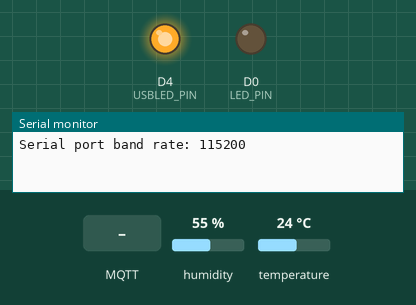
A sketch run on a simulated ESP8266 (NodeMCU). Shown: output pins drawn as LEDs (lit = HIGH), the last lines printed to the serial monitor. Inputs (shaded band) come from the test bench; at power-on: humidity 55 %, temperature 24 °C. No MQTT or app messages arrive unless stated.

Above: at 2.3 s.
2.4 s: MQTT message "ledon" arrives on the first subscribed topic
At 3.4 s:
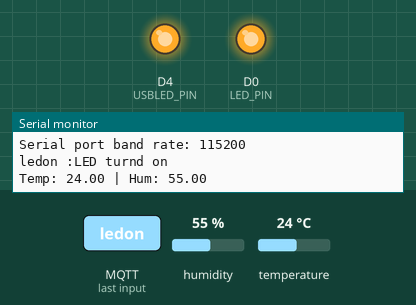
3.9 s: MQTT message "NTH413" arrives on the first subscribed topic
5.4 s: MQTT message "cseenth413" arrives on the first subscribed topic
Timing chart, 0 to 8.4 s (numbered marks = the images above; inputs shaded):
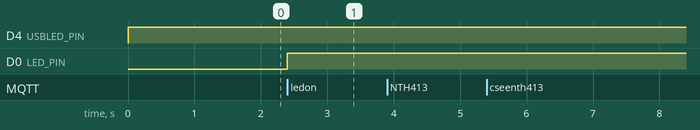

The sketch:

Lab7_rpi_flask_NOdeMCU_LED_DHT_MQTT.ino
```cpp
 /*Lab7_rpi_flask_NOdeMCU_LED_DHT_MQTT_v2.ino*/
#include "EspMQTTClient.h"
#include "DHTesp.h"


// Sensors and Actuators
#define LED_PIN D0
#define DHT_PIN D3
#define USBLED_PIN D4
#define CDS_PIN A0

#define DHTTYPE DHT22
#define LED_ON HIGH
#define LED_OFF LOW
#define RELAY_ON LOW // active low
#define RELAY_OFF HIGH
#define USBLED_ON RELAY_ON
#define USBLED_OFF RELAY_OFF
int led_state = LED_OFF, usbled_state = USBLED_OFF;


//iot/[id]/{led, dht22, cds}
const char* mqtt_topic = "iot/22100579";
DHTesp dht;
int lightValue = 0;
float temperature = 0, humidity = 0;
char pub_data[200];

//nonblocking procedure
unsigned long previousMillis_DHT = 0;
const long interval_DHT = 3000; //1sec


// const char *WifiSSID = "NTH413";
// const char *WifiPassword = "cseenth413";
// #define mqtt_broker "203.252.106.154"
#define MQTTUsername "iot"
#define MQTTPassword "csee1414"
#define mqtt_clienname "JJLee"

const char *WifiSSID = "leeejjju";
const char *WifiPassword = "18639158";
// #define mqtt_broker "192.168.137.140"
// #define mqtt_clienname "JJLee"

#define mqtt_broker "sweetdream.iptime.org"

EspMQTTClient mqtt_client(
  WifiSSID, //wifi information
  WifiPassword,
  mqtt_broker,  // MQTT Broker server ip
  MQTTUsername,   // Can be omitted if not needed
  MQTTPassword,   // Can be omitted if not needed
  mqtt_clienname,     // Client name that uniquely identify your device
  1883              // The MQTT port, default to 1883. this line can be omitted
);


void setup(){
  Serial.begin(115200);
  Serial.println("Serial port band rate: 115200");

  pinMode(LED_PIN, OUTPUT);  // LED 연결단자
  digitalWrite(LED_PIN, LED_OFF); //init LED
  led_state = LED_OFF;

  pinMode(USBLED_PIN, OUTPUT);
  pinMode(CDS_PIN, INPUT);
  dht.setup(DHT_PIN, DHTesp::DHT22);

}

const char *sub_topic = "iot/22100579";
const char *pub_dht = "iot/22100579/dht22";
const char *pub_cds = "iot/22100579/cds";

void onConnectionEstablished(){

  mqtt_client.subscribe(sub_topic, [](const String & payload) {
    Serial.print(payload);

    if(payload =="ledon"){
      led_state = LED_ON;
      Serial.println(" :LED turnd on");

    }else if(payload == "ledoff"){
      led_state = LED_OFF;
      Serial.println(" :LED turnd off");

    }else if(payload == "usbledon"){
      usbled_state = USBLED_OFF;
      Serial.println(" :USBLED turnd off");

    }else if(payload == "usbledoff"){
      usbled_state = USBLED_OFF;
      Serial.println(" :USBLED turnd off");

    }else if(payload =="led"){
      if(led_state == LED_ON) led_state = LED_OFF;
      else led_state = LED_ON;
      Serial.println(" :LED toggled");

    }else if(payload =="dht22"){

      sprintf(pub_data, "Temperature is %3.2f, and Humidity is %3.2f", temperature, humidity); //json등 추천
      mqtt_client.publish(pub_dht, pub_data);
      Serial.println(" :dht22 value sent");

    }else if(payload =="cds"){
      lightValue = analogRead(CDS_PIN);
      sprintf(pub_data, "Light Intensity is %3.2f", lightValue); //json등 추천
      mqtt_client.publish(pub_cds, pub_data);
      Serial.println(" :cds value sent");

    }else Serial.println("  :invalid comment");

  });

  mqtt_client.publish(sub_topic, "This is msg from nodeMCU : JJLee");

}

void loop(){

  mqtt_client.loop();
  unsigned long currentMillis_DHT = millis();
  //Sensing temp and hum every second
  if((currentMillis_DHT - previousMillis_DHT) > interval_DHT){
    previousMillis_DHT = currentMillis_DHT;

    //read tmp and hum
    humidity = dht.getHumidity();
    temperature = dht.getTemperature();

    Serial.print("Temp: ");
    Serial.print(temperature);
    Serial.print(" | Hum: ");
    Serial.println(humidity);

  }

  digitalWrite(LED_PIN, led_state);
  digitalWrite(USBLED_PIN, usbled_state);

}
```

Measured:
- after the input at 2.4 s, D0 (LED_PIN): LOW → HIGH at once
